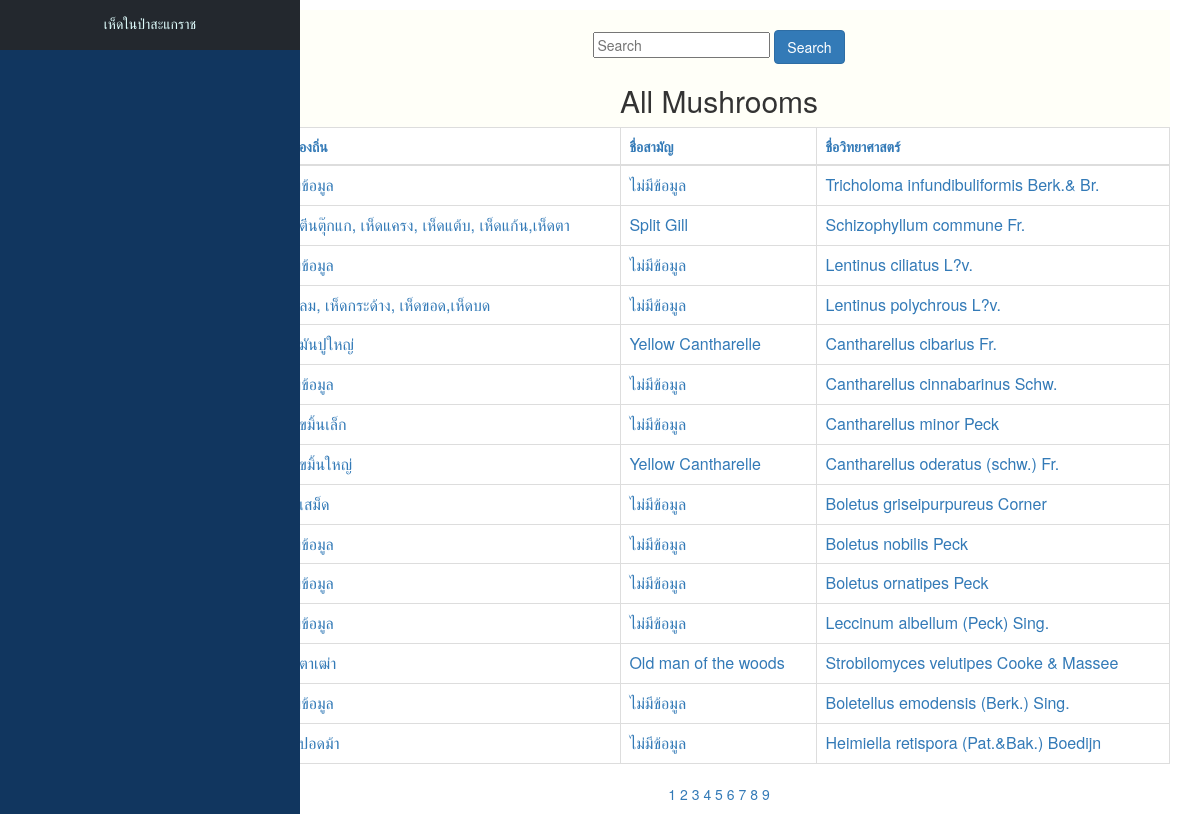
The app's page /index.php?page=4 with its own data.
### tables this page shows
CREATE TABLE `mushroom` (
  `m_id` int(10) NOT NULL,
  `m_cname` varchar(50) NOT NULL,
  `m_name` varchar(50) NOT NULL,
  `m_sname` varchar(50) NOT NULL,
  `m_family` varchar(50) NOT NULL,
  `m_mush` text NOT NULL,
  `m_stalk` text NOT NULL,
  `m_spore` text NOT NULL,
  `m_benefit` text NOT NULL,
  `m_env` text NOT NULL,
  `m_pic` varchar(255) NOT NULL
);

### index.php (the view, shortened to what this page needs)
<?php include('connect.php');  ?>
<html lang="en">
<head>
    <link rel="stylesheet" href="node_modules/bootstrap/dist/css/bootstrap.min.css">
    <link rel="stylesheet" type="text/css" href="style2.css">
</head>
<body style>
    <?php include("head.php"); ?>
    <section id="content">
        <div class="container fonts" style="margin-top:10px;">
            <div class="content_right" style="background-color:#fffff8; height:200px;">
                <div class="text-center" style="padding-left:10px; margin-top:20px;">
                    <center>
                        <form action="search.php" method="POST">
                            <input type="text" class="form=control" name="search" placeholder="Search" required>
                            <button type="submit" class="btn btn-primary" name="submit-search">Search</button>
                        </form>
                    </center>
                    <h2>All Mushrooms</h2>
                    <div class="article-container">
                        <div class="table-responsive" style="margin-top:10px;">
                            <table align="right" class="table table-bordered table-sm" style="color:#337ab7 ;background-color:white">
                                <thead class="thead-dark">
                                    <tr class="text-center" style="font-size:14px;">
                                        <th>ชื่อท้องถิ่น</th>
                                        <th>ชื่อสามัญ</th>
                                        <th>ชื่อวิทยาศาสตร์</th>
                                    </tr>
                                </thead>
                                <tbody>
                                    <?php
                                    $perpage = 15;
                                    if (isset($_GET['page'])) {
                                        $page = $_GET['page'];
                                    } else {
                                        $page = 1;
                                    }
                                    $start = ($page - 1) * $perpage;
                                    $sql = "SELECT * FROM mushroom ORDER BY m_id ASC LIMIT {$start} , {$perpage} ";
                                    $result = mysqli_query($conn, $sql);
                                    $queryResults = mysqli_num_rows($result);
                                    if ($queryResults > 0) {
                                        while ($row = mysqli_fetch_assoc($result)) {
                                            echo "<tr class='article-box'>
						                    <td>" . $row['m_cname'] . "</td>
						                    <td>" . $row['m_name'] . "</td>
						                    <td>" . $row['m_sname'] . "</td>
					                        </tr>";
                                        }
                                    }
                                    $sql2 = "SELECT * FROM mushroom ";
                                    $query2 = mysqli_query($conn, $sql2);
                                    $total_record = mysqli_num_rows($query2);
                                    $total_page = ceil($total_record / $perpage);
                                    ?>
                        </div>
                        <p class="text-center">
                            <a href="index.php?page=1" aria-label="Previous"><span aria-hidden="true"><i class="fas fa-backward"></i></span></a>
                            <?php for ($i = 1; $i <= $total_page; $i++) { ?>
                                <span><a href="index.php?page=<?php echo $i; ?>"><?php echo $i; ?></a></span>
                            <?php } ?>
                            <a href="index.php?page=<?php echo $total_page; ?>" aria-label="Next"><span aria-hidden="true"><i class="fas fa-forward"></i></span></a>
                        </p>
                    </div>
                </div>
            </div>
    </section>
</body>
</html>

### style2.css (style rules this page uses)
.content_right { float: right; width: 80%; }

### style.css (style rules this page uses)
body { margin: 0px; padding: 0px; }

### records on screen
mushroom: m_cname "ไม่มีข้อมูล", m_name "ไม่มีข้อมูล", m_sname "Tricholoma infundibuliformis Berk.& Br."
mushroom: m_cname "เห็ดตีนตุ๊กแก, เห็ดแครง, เห็ดแต้บ, เห็ดแก้น,เห็ดตา", m_name "Split Gill", m_sname "Schizophyllum commune Fr."
mushroom: m_cname "ไม่มีข้อมูล", m_name "ไม่มีข้อมูล", m_sname "Lentinus ciliatus L?v."
mushroom: m_cname "เห็ดลม, เห็ดกระด้าง, เห็ดขอด,เห็ดบด", m_name "ไม่มีข้อมูล", m_sname "Lentinus polychrous L?v."
mushroom: m_cname "เห็ดมันปูใหญ่", m_name "Yellow Cantharelle", m_sname "Cantharellus cibarius Fr."
mushroom: m_cname "ไม่มีข้อมูล", m_name "ไม่มีข้อมูล", m_sname "Cantharellus cinnabarinus Schw."
mushroom: m_cname "เห็ดขมิ้นเล็ก", m_name "ไม่มีข้อมูล", m_sname "Cantharellus minor Peck"
mushroom: m_cname "เห็ดขมิ้นใหญ่", m_name "Yellow Cantharelle", m_sname "Cantharellus oderatus (schw.) Fr."
mushroom: m_cname "เห็ดเสม็ด", m_name "ไม่มีข้อมูล", m_sname "Boletus griseipurpureus Corner"
mushroom: m_cname "ไม่มีข้อมูล", m_name "ไม่มีข้อมูล", m_sname "Boletus nobilis Peck"
mushroom: m_cname "ไม่มีข้อมูล", m_name "ไม่มีข้อมูล", m_sname "Boletus ornatipes Peck"
mushroom: m_cname "ไม่มีข้อมูล", m_name "ไม่มีข้อมูล", m_sname "Leccinum albellum (Peck) Sing."
mushroom: m_cname "เห็ดตาเฒ่า", m_name "Old man of the woods", m_sname "Strobilomyces velutipes Cooke & Massee"
mushroom: m_cname "ไม่มีข้อมูล", m_name "ไม่มีข้อมูล", m_sname "Boletellus emodensis (Berk.) Sing."
mushroom: m_cname "เห็ดปอดม้า", m_name "ไม่มีข้อมูล", m_sname "Heimiella retispora (Pat.&Bak.) Boedijn"
